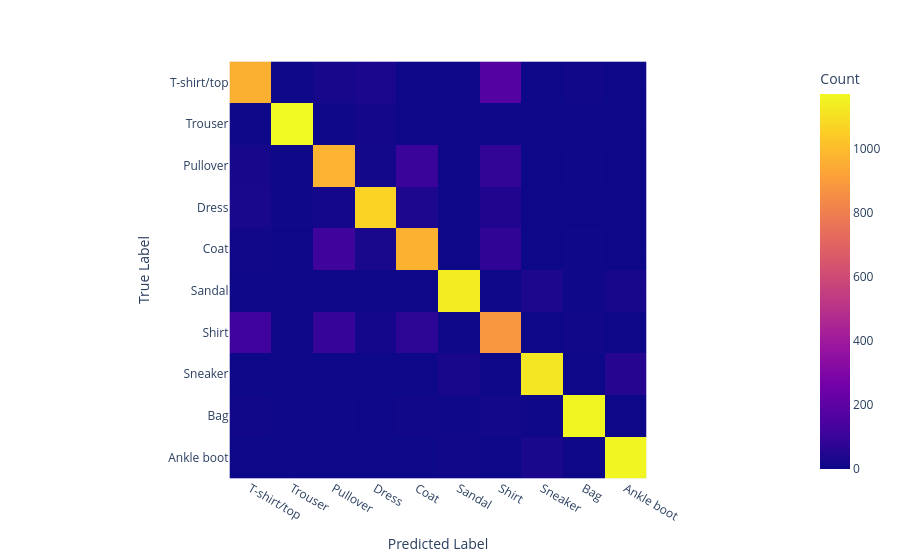

The cell this chart's notebook holds for it:
### Markdown cell above
<!-- END QUESTION -->

### Problem 3e: Create Confusion Matrix

An often easier way to understand model performance is with a confuction matrix, which show how often predictions match the true labels and where errors occur. 

---

#### Refresher:
1. **Precision**: Measures the accuracy of positive predictions for a class.
  $$
  \text{Precision} = \frac{\text{True Positives}}{\text{True Positives} + \text{False Positives}}
  $$

2. **Recall**: Measures the ability to identify all positive samples for a class.
  $$
  \text{Recall} = \frac{\text{True Positives}}{\text{True Positives} + \text{False Negatives}}
  $$

---

**Tasks**:
1. **Hand-implement a confusion matrix**:
  - Use numpy operations to compute a 10x10 matrix where rows represent true labels and columns represent predicted labels.
  
2. **Visualize the confusion matrix**:
  - Use a [heatmap](https://plotly.com/python/heatmaps/) to display the matrix for better interpretability. Y axis should be the true label and the X axis should be the predicted label. 

3. **Using your confusion matrix, evaluate performance**:
  - Compute overall test accuracy.
  - Calculate precision and recall for each class using the confusion matrix.

### Code cell
# Initialize confusion matrix with zeros
conf_matrix = np.zeros((len(class_names), len(class_names)), dtype=int)
class_to_idx = {class_name: idx for idx, class_name in enumerate(class_names)}

# Fill the confusion matrix by counting predictions and plot it as a heatmap
y_true=test_df['label'].values
y_pred=test_df['predicted_label'].values

true_indices = np.array([class_to_idx[label] for label in y_true])
pred_indices = np.array([class_to_idx[label] for label in y_pred])

np.add.at(conf_matrix, (true_indices, pred_indices), 1)

fig=px.imshow(conf_matrix,
                labels=dict(x="Predicted Label", y="True Label", color="Count"),
                x=class_names,
                y=class_names,
                )

fig.show()

### Figure 1 — Plotly figure (JSON) as saved in the notebook; plotly's stock layout.template omitted (floating-point values rounded to 4 significant figures)
{"data": [{"coloraxis": "coloraxis", "hovertemplate": "Predicted Label: %{x}<br>True Label: %{y}<br>Count: %{z}<extra></extra>", "name": "0", "type": "heatmap", "x": ["T-shirt/top", "Trouser", "Pullover", "Dress", "Coat", "Sandal", "Shirt", "Sneaker", "Bag", "Ankle boot"], "xaxis": "x", "y": ["T-shirt/top", "Trouser", "Pullover", "Dress", "Coat", "Sandal", "Shirt", "Sneaker", "Bag", "Ankle boot"], "yaxis": "y", "z": [[963, 0, 23, 31, 1, 4, 171, 0, 7, 0], [4, 1171, 4, 15, 1, 0, 4, 0, 1, 0], [20, 2, 972, 14, 102, 0, 86, 0, 4, 0], [27, 5, 19, 1066, 37, 1, 43, 0, 2, 0], [7, 1, 112, 28, 969, 0, 79, 0, 4, 0], [2, 0, 0, 3, 0, 1135, 0, 35, 5, 20], [118, 2, 96, 19, 71, 0, 885, 1, 8, 0], [0, 0, 0, 0, 0, 24, 0, 1119, 1, 56], [6, 1, 5, 2, 7, 4, 12, 2, 1160, 1], [0, 0, 0, 0, 0, 10, 0, 27, 2, 1161]]}], "layout": {"coloraxis": {"colorbar": {"title": {"text": "Count"}}, "colorscale": [[0, "#0d0887"], [0.1111, "#46039f"], [0.2222, "#7201a8"], [0.3333, "#9c179e"], [0.4444, "#bd3786"], [0.5556, "#d8576b"], [0.6667, "#ed7953"], [0.7778, "#fb9f3a"], [0.8889, "#fdca26"], [1, "#f0f921"]]}, "margin": {"t": 60}, "xaxis": {"anchor": "y", "constrain": "domain", "domain": [0, 1], "scaleanchor": "y", "title": {"text": "Predicted Label"}}, "yaxis": {"anchor": "x", "autorange": "reversed", "constrain": "domain", "domain": [0, 1], "title": {"text": "True Label"}}}}
